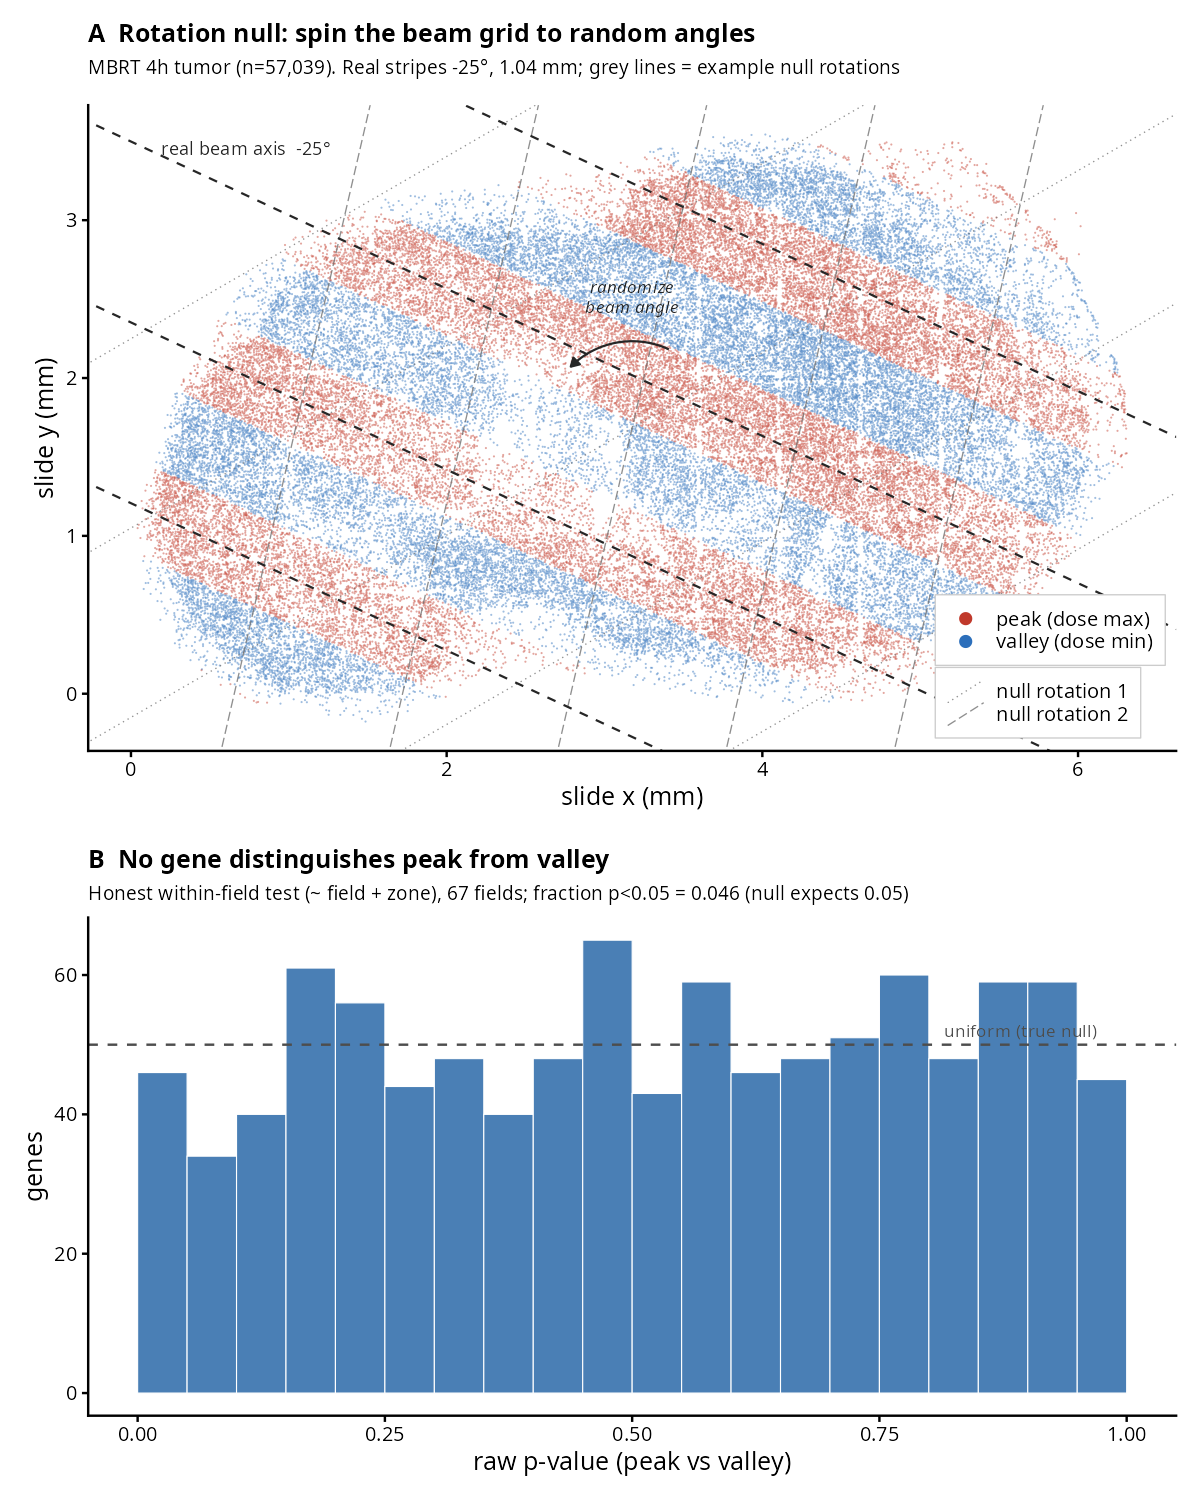

The script that saved this image:
# Variant with a rotation-null cartoon overlaid on panel A: the real fitted beam
# stripes (dashed) plus two example null rotations (thin colored) through the tumor
# centroid, with a rotation arc, illustrating the retired rotation-null method.
# Panel B unchanged (within-FOV paired null histogram).
suppressPackageStartupMessages({
  library(arrow); library(data.table); library(Matrix)
  library(DESeq2); library(ggplot2); library(patchwork)
})
OUT   <- "/home/jeszyman/repos/spatial-rads/dev/if_channel_check"
META  <- "/mnt/data/projects/spatial-rads/inputs/mutter01/Analysis_Mutter_01_CosMmR_Mutter_updated_metadata.parquet"
CNT   <- "/mnt/data/projects/spatial-rads/inputs/mutter01/projects_Mutter_01_CosMmR_app_data_raw_tx_counts_matrix.parquet"
ATLAS <- "/home/jeszyman/repos/spatial-rads/results/aggregate/full_labels.parquet"
SLIDE <- "20250529_214712_S4"; BLOCK <- "Block_21"; MIN_CELLS_UNIT <- 20
set.seed(1)
peak_fovs <- c(224,209,201,186,172,225,229,215,175,176,206,181,168,167)

meta <- as.data.table(read_parquet(META)); setnames(meta,"ImmuneAtlas_ImmGen_Main_cell_Types","main_type")
blk  <- meta[Slide==SLIDE & Block==BLOCK]
pc <- blk[fov %in% peak_fovs, .(cx=mean(x_slide_mm), cy=mean(y_slide_mm)), by=fov]
search_theta <- function(cx,cy,n=4,grid=seq(-pi/2,pi/2,length.out=181)){best<-list(within=Inf)
  for(th in grid){d<--sin(th)*cx+cos(th)*cy;km<-kmeans(d,n,nstart=10)
    if(km$tot.withinss<best$within)best<-list(theta=th,within=km$tot.withinss,centers=sort(km$centers[,1]),cluster=km$cluster)};best}
fit<-search_theta(pc$cx,pc$cy);theta<-fit$theta;spacing<-median(diff(fit$centers))
pc[,d_perp:=-sin(theta)*cx+cos(theta)*cy][,stripe:=fit$cluster]
peak_half<-pc[,.(sd=sd(d_perp-fit$centers[stripe])),by=stripe][,mean(sd)]+0.15;c0<-fit$centers[1]

atl<-as.data.table(read_parquet(ATLAS))[dataset=="Mutter_01"];atl[,mcid:=sub("^sam[0-9]+_","",cell)]
tumor_ids<-intersect(atl[compartment=="tumor",mcid],blk$cell_id)
cnt<-as.data.table(read_parquet(CNT))[cell_id %in% tumor_ids]
gene_cols<-setdiff(colnames(cnt),c("Slide","fov","cell_id"))
pos<-blk[cell_id %in% cnt$cell_id,.(cell_id,fov,x_slide_mm,y_slide_mm)]
setkey(cnt,cell_id);setkey(pos,cell_id);pos<-pos[cnt$cell_id]
d<--sin(theta)*pos$x_slide_mm+cos(theta)*pos$y_slide_mm
r<-(d-c0)%%spacing;dtp<-pmin(r,spacing-r)
pos[,zone:=ifelse(dtp<peak_half,"peak",ifelse(dtp>spacing/2-peak_half,"valley","transition"))]

## ---- panel B: within-FOV paired test raw p ----
cmat<-as.matrix(cnt[,..gene_cols]);rownames(cmat)<-cnt$cell_id
keep<-pos$zone %in% c("peak","valley");agg<-paste(pos$fov[keep],pos$zone[keep],sep="__")
units<-rowsum(cmat[keep,,drop=FALSE],agg);nc<-as.integer(table(agg)[rownames(units)])
udt<-data.table(unit=rownames(units),ncell=nc);udt[,c("fv","zn"):=tstrsplit(unit,"__")]
udt<-udt[ncell>=MIN_CELLS_UNIT];pf<-udt[,.N,by=fv][N==2,fv];udt<-udt[fv %in% pf];units<-units[udt$unit,]
cd<-t(units);gk<-rowSums(cd>=1)>=0.1*ncol(cd)&rowSums(cd)>=10;cd<-cd[gk,]
coldata<-data.frame(fov=factor(udt$fv),zone=factor(udt$zn,levels=c("valley","peak")),row.names=udt$unit)
dds<-DESeq(DESeqDataSetFromMatrix(round(cd),coldata,~fov+zone),quiet=TRUE)
pv<-results(dds,name="zone_peak_vs_valley")$pvalue;pv<-pv[!is.na(pv)]
frac<-mean(pv<0.05);n_pf<-length(pf)

## ---- geometry for overlays ----
cols<-c(peak="#c0392b",valley="#2c6fbb",transition="grey82")
th_deg<-theta*180/pi
xr<-range(pos$x_slide_mm); yr<-range(pos$y_slide_mm)
cx<-mean(xr); cy<-mean(yr)                          # tumor centroid (panel center)

# real stripe lines: y = tan(theta) x + centers/cos(theta)
real_lines<-data.table(intercept=fit$centers/cos(theta), slope=tan(theta))

# example null rotations through the centroid; a few parallel lines at each null angle
null_angles<-c(theta + 55*pi/180, theta - 78*pi/180)   # two clearly-different angles
null_names <-c("null rotation 1","null rotation 2")
mk_null<-function(ang,name){
  dcen <- -sin(ang)*cx + cos(ang)*cy
  offs <- seq(-2,2)*spacing                            # 5 parallel lines through centroid
  data.table(intercept=(dcen+offs)/cos(ang), slope=tan(ang), grp=name) }
null_lines<-rbindlist(Map(mk_null, null_angles, null_names))

# rotation arc: small arc of points centered on centroid sweeping from real to a null angle
arc_r<-0.55
arc_ang<-seq(theta+pi/2, theta+pi/2+70*pi/180, length.out=40)  # sweep in the perpendicular frame
arc<-data.table(x=cx+arc_r*cos(arc_ang), y=cy+arc_r*sin(arc_ang))
arc_head<-tail(arc,1); arc_tail<-head(arc,1)

## ---- panel A with rotation cartoon ----
pA<-ggplot(pos,aes(x_slide_mm,y_slide_mm))+
  geom_point(aes(color=zone),size=0.14,alpha=0.45,shape=16)+
  # example null rotations (thin, muted)
  geom_abline(data=null_lines,aes(slope=slope,intercept=intercept,linetype=grp),
              color="grey45",linewidth=0.3,alpha=0.8)+
  # real fitted stripes (bold dashed dark)
  geom_abline(data=real_lines,aes(slope=slope,intercept=intercept),
              linetype="dashed",linewidth=0.5,color="grey15")+
  # rotation arc + arrowhead
  geom_path(data=arc,aes(x,y),color="grey15",linewidth=0.5,
            arrow=arrow(length=unit(0.16,"cm"),type="closed"))+
  annotate("text",x=cx,y=cy+arc_r+0.28,label="randomize\nbeam angle",
           size=3,fontface="italic",color="grey15",lineheight=0.9)+
  annotate("text",x=xr[1]+0.15,y=yr[2]-0.05,
           label=sprintf("real beam axis  %.0f°",th_deg),
           hjust=0,vjust=1,size=3.1,color="grey15")+
  scale_color_manual(values=cols,breaks=c("peak","valley"),labels=c("peak (dose max)","valley (dose min)"))+
  scale_linetype_manual(values=c("null rotation 1"="dotted","null rotation 2"="longdash"),name=NULL)+
  coord_equal(xlim=xr,ylim=yr,expand=TRUE)+
  guides(color=guide_legend(order=1,override.aes=list(size=2.6,alpha=1)),
         linetype=guide_legend(order=2,override.aes=list(color="grey45")))+
  labs(x="slide x (mm)",y="slide y (mm)",color=NULL,
       title="A  Rotation null: spin the beam grid to random angles",
       subtitle=sprintf("MBRT 4h tumor (n=%s). Real stripes %.0f°, %.2f mm; grey lines = example null rotations",
                        format(nrow(pos),big.mark=","),th_deg,spacing))+
  theme_classic(base_size=12)+
  theme(legend.position=c(0.99,0.02),legend.justification=c(1,0),legend.spacing.y=unit(1,"pt"),
        legend.background=element_rect(fill="white",color="grey80",linewidth=0.3),
        legend.key.height=unit(11,"pt"),
        plot.title=element_text(face="bold",size=12),plot.subtitle=element_text(size=9.3))

## ---- panel B ----
pB<-ggplot(data.table(p=pv),aes(p))+
  geom_histogram(breaks=seq(0,1,0.05),fill="#4a7fb5",color="white",linewidth=0.25)+
  geom_hline(yintercept=length(pv)/20,linetype="dashed",color="grey30")+
  annotate("text",x=0.97,y=length(pv)/20,label="uniform (true null)",
           hjust=1,vjust=-0.6,size=3,color="grey30")+
  labs(x="raw p-value (peak vs valley)",y="genes",
       title="B  No gene distinguishes peak from valley",
       subtitle=sprintf("Honest within-field test (~ field + zone), %d fields; fraction p<0.05 = %.3f (null expects 0.05)",
                        n_pf,frac))+
  theme_classic(base_size=12)+
  theme(plot.title=element_text(face="bold",size=12),plot.subtitle=element_text(size=9.3))

fig<-pA/pB+plot_layout(heights=c(1.35,1))
ggsave(file.path(OUT,"pv_reconcile_figure_rotcartoon.png"),fig,width=8,height=10,dpi=150)
cat(sprintf("saved rotcartoon. panel A n=%d; nulls at %.0f and %.0f deg; panel B %d genes %d fields frac=%.3f\n",
            nrow(pos),null_angles[1]*180/pi,null_angles[2]*180/pi,length(pv),n_pf,frac))
